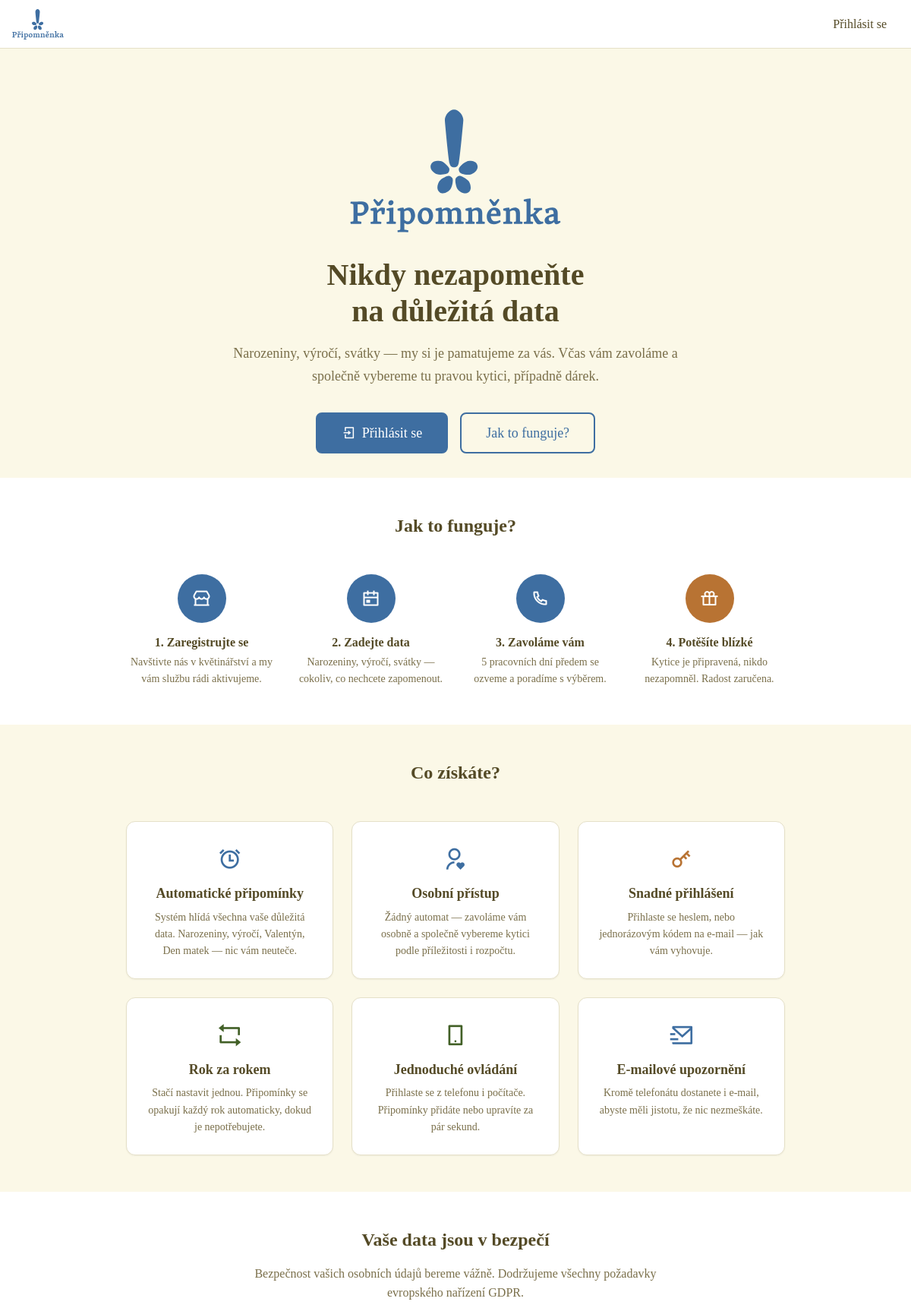
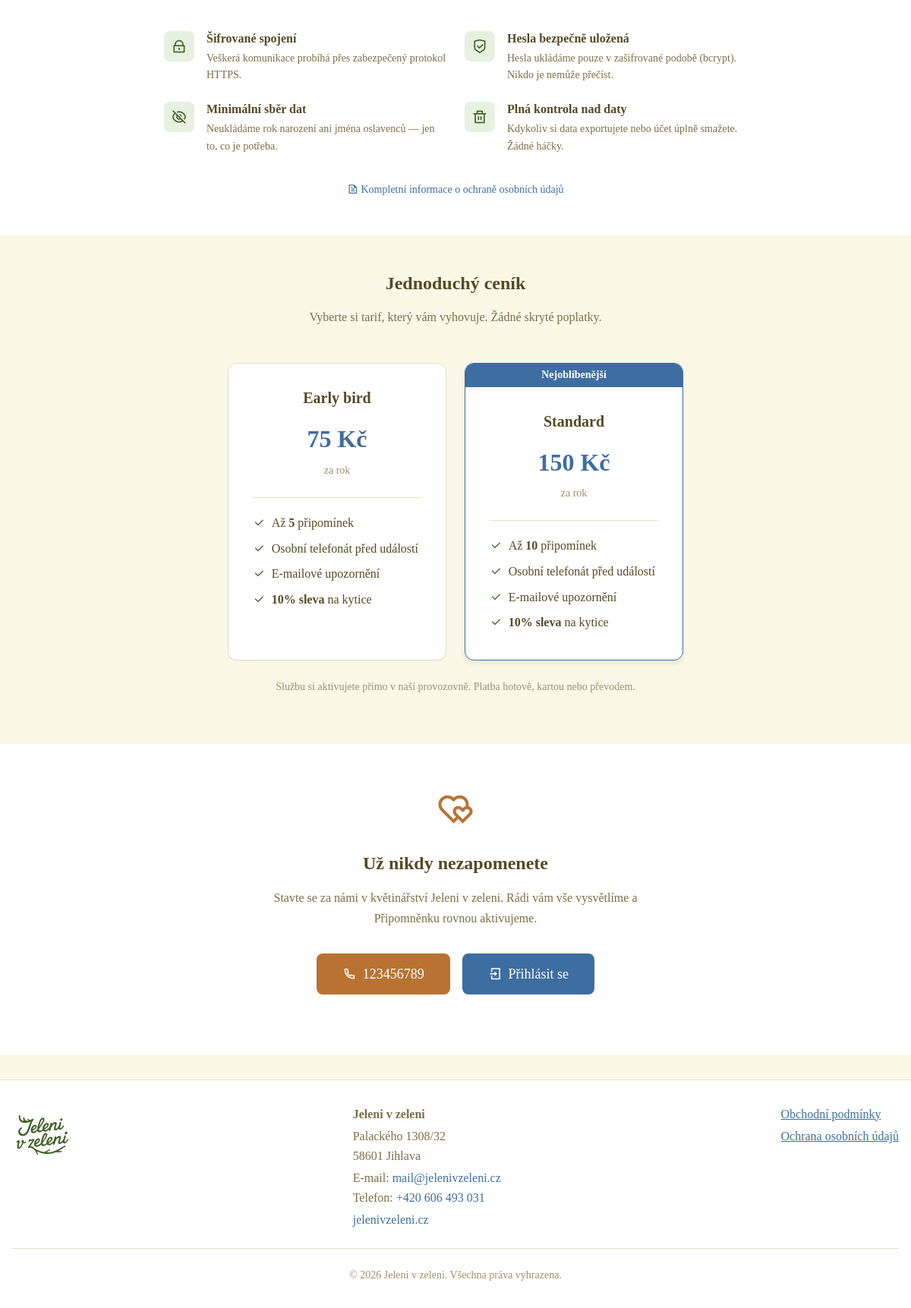
The page / on the database its author committed (2 pictures, top to bottom).
### tables this page shows
CREATE TABLE IF NOT EXISTS subscription_plans (
    id INT UNSIGNED AUTO_INCREMENT PRIMARY KEY,
    name VARCHAR(100) NOT NULL,
    slug VARCHAR(50) NOT NULL UNIQUE,
    price DECIMAL(10,2) NOT NULL,
    reminder_limit TINYINT UNSIGNED NOT NULL,
    discount_percent TINYINT UNSIGNED DEFAULT 10,
    is_available BOOLEAN DEFAULT TRUE,
    is_default BOOLEAN DEFAULT FALSE,
    show_on_landing BOOLEAN DEFAULT TRUE,
    sort_order TINYINT UNSIGNED DEFAULT 0,
    description TEXT DEFAULT NULL,
    created_at DATETIME DEFAULT CURRENT_TIMESTAMP,
    updated_at DATETIME DEFAULT CURRENT_TIMESTAMP ON UPDATE CURRENT_TIMESTAMP,
    INDEX idx_available (is_available),
    INDEX idx_sort (sort_order)
);

CREATE TABLE IF NOT EXISTS settings (
    setting_key VARCHAR(50) PRIMARY KEY,
    setting_value TEXT NOT NULL,
    updated_at DATETIME DEFAULT CURRENT_TIMESTAMP ON UPDATE CURRENT_TIMESTAMP
);

### src/Views/home/index.php (the view, shortened to what the rows shown need)
<?php
$setting = new \Models\Setting();
$shopPhone = $setting->get('shop_phone', '');
$shopName = $setting->get('shop_name_full', $setting->get('shop_name', 'Jeleni v zeleni'));
?>
<section style="text-align: center; padding: var(--spacing-2xl) var(--spacing-md) var(--spacing-xl);">
    <div class="container" style="max-width: 800px;">
        <h1 style="font-size: 2.5rem; margin-bottom: var(--spacing-md); line-height: 1.2;">
            Nikdy nezapomeňte<br>na důležitá data
        </h1>
    </div>
</section>
<section id="jak-to-funguje" style="padding: var(--spacing-2xl) var(--spacing-md); background: var(--color-surface);">
    <div class="container" style="max-width: 900px;">
        <h2 style="text-align: center; font-size: var(--font-size-2xl); margin-bottom: var(--spacing-2xl);">
            Jak to funguje?
        </h2>
    </div>
</section>
<section style="padding: var(--spacing-2xl) var(--spacing-md);">
    <div class="container" style="max-width: 900px;">
        <h2 style="text-align: center; font-size: var(--font-size-2xl); margin-bottom: var(--spacing-2xl);">
            Co získáte?
        </h2>
    </div>
</section>
<section style="padding: var(--spacing-2xl) var(--spacing-md); background: var(--color-surface);">
    <div class="container" style="max-width: 800px;">
        <h2 style="text-align: center; font-size: var(--font-size-2xl); margin-bottom: var(--spacing-md);">
            Vaše data jsou v bezpečí
        </h2>
    </div>
</section>
<section style="padding: var(--spacing-2xl) var(--spacing-md);">
    <div class="container" style="max-width: 700px;">
        <h2 style="text-align: center; font-size: var(--font-size-2xl); margin-bottom: var(--spacing-md);">
            Jednoduchý ceník
        </h2>
        <?php
        $planModel = new \Models\SubscriptionPlan();
        $plans = $planModel->getForLandingPage();
        $colCount = min(count($plans), 3);
        ?>
        <?php if (!empty($plans)): ?>
        <div style="display: grid; grid-template-columns: repeat(<?= $colCount ?>, 1fr); gap: var(--spacing-lg); max-width: <?= $colCount <= 2 ? '600px' : '900px' ?>; margin: 0 auto;"
             class="landing-pricing">
            <?php foreach ($plans as $plan): ?>
                <div class="card" style="text-align: center; position: relative; <?= $plan['is_default'] ? 'border-color: var(--color-primary); box-shadow: var(--shadow-md);' : '' ?>">
                    <?php if ($plan['is_default']): ?>
                        <div style="background: var(--color-primary); color: white; padding: var(--spacing-xs) var(--spacing-md); font-size: var(--font-size-sm); font-weight: 600; border-radius: var(--radius-md) var(--radius-md) 0 0;">
                            Nejoblíbenější
                        </div>
                    <?php endif; ?>
                    <div class="card-body" style="padding: var(--spacing-xl);">
                        <h3 style="font-size: var(--font-size-xl); margin-bottom: var(--spacing-md);"><?= e($plan['name']) ?></h3>
                        <div style="font-size: var(--font-size-3xl); font-weight: 700; color: var(--color-primary); margin-bottom: var(--spacing-xs);">
                            <?= format_price($plan['price']) ?>
                        </div>
                        <p style="font-size: var(--font-size-sm); color: var(--color-text-muted); margin-bottom: var(--spacing-lg);">za rok</p>
                        <div style="border-top: 1px solid var(--color-border); padding-top: var(--spacing-md);">
                            <ul style="text-align: left; list-style: none; padding: 0; margin: 0;">
                                <li style="padding: var(--spacing-xs) 0; display: flex; align-items: center; gap: var(--spacing-sm);">
                                    <i class="ri-check-line" style="color: var(--color-success); flex-shrink: 0;"></i>
                                    <span>Až <strong><?= $plan['reminder_limit'] ?></strong> připomínek</span>
                                </li>
                                <li style="padding: var(--spacing-xs) 0; display: flex; align-items: center; gap: var(--spacing-sm);">
                                    <i class="ri-check-line" style="color: var(--color-success); flex-shrink: 0;"></i>
                                    <span>Osobní telefonát před událostí</span>
                                </li>
                                <li style="padding: var(--spacing-xs) 0; display: flex; align-items: center; gap: var(--spacing-sm);">
                                    <i class="ri-check-line" style="color: var(--color-success); flex-shrink: 0;"></i>
                                    <span>E-mailové upozornění</span>
                                </li>
                                <?php if ($plan['discount_percent'] > 0): ?>
                                <li style="padding: var(--spacing-xs) 0; display: flex; align-items: center; gap: var(--spacing-sm);">
                                    <i class="ri-check-line" style="color: var(--color-success); flex-shrink: 0;"></i>
                                    <span><strong><?= $plan['discount_percent'] ?>% sleva</strong> na kytice</span>
                                </li>
                                <?php endif; ?>
                            </ul>
                        </div>
                    </div>
                </div>
            <?php endforeach; ?>
        </div>
        <?php endif; ?>
    </div>
</section>
<section style="padding: var(--spacing-2xl) var(--spacing-md); background: var(--color-surface); text-align: center;">
    <div class="container" style="max-width: 600px;">
        <div style="font-size: 3rem; margin-bottom: var(--spacing-md);">
            <i class="ri-hearts-line" style="color: var(--color-secondary);"></i>
        </div>
        <h2 style="font-size: var(--font-size-2xl); margin-bottom: var(--spacing-md);">
            Už nikdy nezapomenete
        </h2>
        <p style="color: var(--color-text-light); margin-bottom: var(--spacing-xl); line-height: 1.7;">
            Stavte se za námi v květinářství <?= e($shopName) ?>.
            Rádi vám vše vysvětlíme a Připomněnku rovnou aktivujeme.
        </p>
        <div style="display: flex; gap: var(--spacing-md); justify-content: center; flex-wrap: wrap; margin-bottom: var(--spacing-xl);">
            <?php if ($shopPhone): ?>
                <a href="tel:<?= e(str_replace(' ', '', $shopPhone)) ?>" class="btn btn--secondary btn--large">
                    <i class="ri-phone-line"></i> <?= e($shopPhone) ?>
                </a>
            <?php endif; ?>
            <a href="/prihlaseni" class="btn btn--primary btn--large">
                <i class="ri-login-box-line"></i> Přihlásit se
            </a>
        </div>
    </div>
</section>

### rows shown on the page
subscription_plans: name "Early bird", price "75 Kč", reminder_limit "5", discount_percent "10"
subscription_plans: is_default "Nejoblíbenější", name "Standard", price "150 Kč", reminder_limit "10", discount_percent "10"
settings: setting_value "Jeleni v zeleni"
settings: setting_value "123456789"
